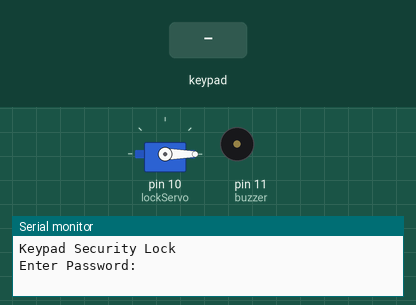
The sketch below on a simulated Arduino Uno, built with avr-gcc and run on an emulated ATmega328P. On the bench: servo, buzzer (waves = sounding), the last lines printed to the serial monitor. The inputs (shaded band) are chosen by the test bench.

Above: at 1.2 s.
1.3 s: keypad keys 1 2 3 4 # pressed 0.4 s apart
At 3.0 s:
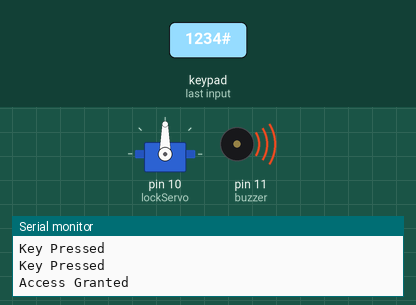
At 3.6 s:
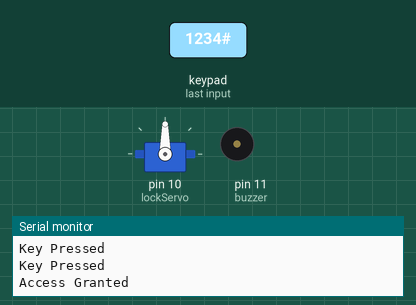
6.3 s: key '#' pressed
At 7.0 s:
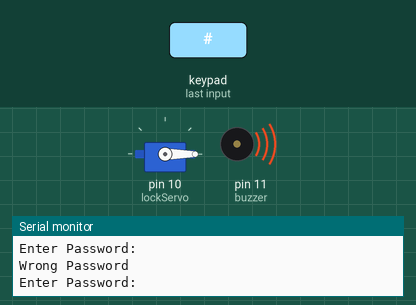
Timing chart, 0 to 9.3 s (numbered marks = the images above; inputs shaded):
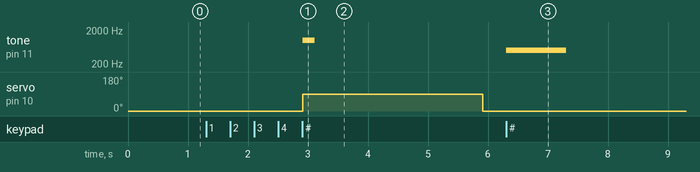

Measured:
- after the input at 1.3 s, tone on pin 11 (buzzer): silent → 1000 Hz after 1.6 s, → silent 0.20 s later; servo on pin 10 (lockServo): 0° → 90° after 1.6 s, → 0° 3.0 s later
- after the input at 6.3 s, tone on pin 11 (buzzer): silent → 500 Hz at once, → silent 1.0 s later

The sketch:

keypad_security_lock.ino
```cpp
#include <Keypad.h>
#include <Servo.h>

Servo lockServo;

const int buzzer = 11;

const byte rows = 4;
const byte cols = 4;

char keys[rows][cols] = {
  {'1','2','3','A'},
  {'4','5','6','B'},
  {'7','8','9','C'},
  {'*','0','#','D'}
};

byte rowPins[rows] = {9, 8, 7, 6};
byte colPins[cols] = {5, 4, 3, 2};

Keypad keypad = Keypad(makeKeymap(keys),
rowPins, colPins, rows, cols);

String password = "1234";
String inputPassword = "";

void setup() {
  Serial.begin(9600);

  lockServo.attach(10);
  pinMode(buzzer, OUTPUT);

  lockServo.write(0);

  Serial.println("Keypad Security Lock");
  Serial.println("Enter Password:");
}

void loop() {
  char key = keypad.getKey();

  if (key) {
    if (key == '#') {

      if (inputPassword == password) {
        Serial.println("Access Granted");

        lockServo.write(90);
        tone(buzzer, 1000, 200);

        delay(3000);

        lockServo.write(0);
        Serial.println("Door Locked");
      }
      else {
        Serial.println("Wrong Password");

        tone(buzzer, 500, 1000);
      }

      inputPassword = "";
      Serial.println("Enter Password:");
    }

    else if (key == '*') {
      inputPassword = "";
      Serial.println("Password Cleared");
    }

    else if (inputPassword.length() < 4) {
      inputPassword += key;
      Serial.println("Key Pressed");
    }
  }
}
```
